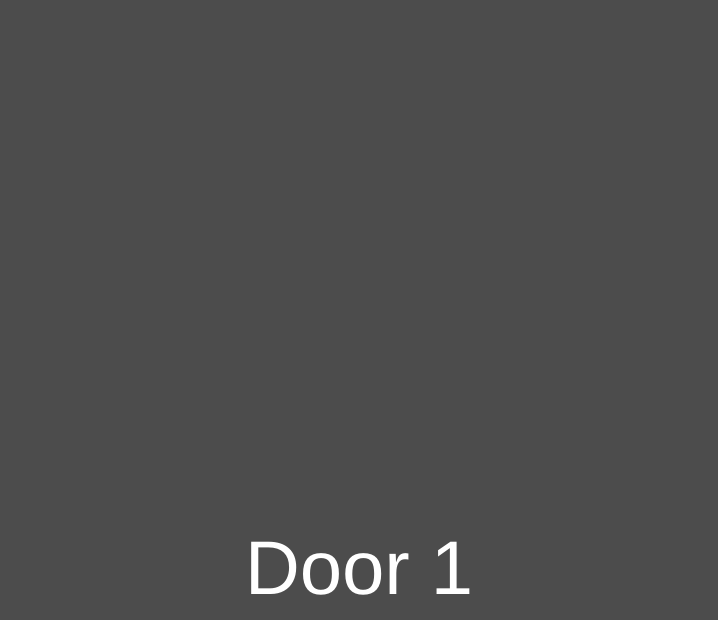
<?xml version="1.0" encoding="UTF-8"?>
<ui version="4.0">
 <class>MainWindow</class>
 <widget class="QMainWindow" name="MainWindow">
  <property name="geometry">
   <rect>
    <x>0</x>
    <y>0</y>
    <width>718</width>
    <height>620</height>
   </rect>
  </property>
  <property name="windowTitle">
   <string>Security</string>
  </property>
  <property name="windowIcon">
   <iconset>
    <normaloff>icon/secGUIicon.png</normaloff>icon/secGUIicon.png</iconset>
  </property>
  <widget class="QWidget" name="centralwidget">
   <property name="autoFillBackground">
    <bool>false</bool>
   </property>
   <property name="styleSheet">
    <string notr="true">background-color: rgb(76, 76, 76)</string>
   </property>
   <layout class="QVBoxLayout" name="verticalLayout_2">
    <item>
     <layout class="QVBoxLayout" name="verticalLayout">
      <item>
       <spacer name="verticalSpacer_2">
        <property name="orientation">
         <enum>Qt::Vertical</enum>
        </property>
        <property name="sizeHint" stdset="0">
         <size>
          <width>20</width>
          <height>20</height>
         </size>
        </property>
       </spacer>
      </item>
      <item>
       <widget class="QLabel" name="accessImg">
        <property name="text">
         <string/>
        </property>
        <property name="pixmap">
         <pixmap>icon/lockGUIiconLarge.png</pixmap>
        </property>
        <property name="scaledContents">
         <bool>false</bool>
        </property>
        <property name="alignment">
         <set>Qt::AlignCenter</set>
        </property>
       </widget>
      </item>
      <item>
       <spacer name="verticalSpacer">
        <property name="orientation">
         <enum>Qt::Vertical</enum>
        </property>
        <property name="sizeHint" stdset="0">
         <size>
          <width>20</width>
          <height>20</height>
         </size>
        </property>
       </spacer>
      </item>
      <item>
       <widget class="QLabel" name="accessInfo">
        <property name="font">
         <font>
          <pointsize>57</pointsize>
         </font>
        </property>
        <property name="styleSheet">
         <string notr="true">color: rgb(255, 255, 255)</string>
        </property>
        <property name="text">
         <string>Door 1</string>
        </property>
        <property name="alignment">
         <set>Qt::AlignCenter</set>
        </property>
       </widget>
      </item>
     </layout>
    </item>
   </layout>
  </widget>
 </widget>
 <resources/>
 <connections/>
</ui>
